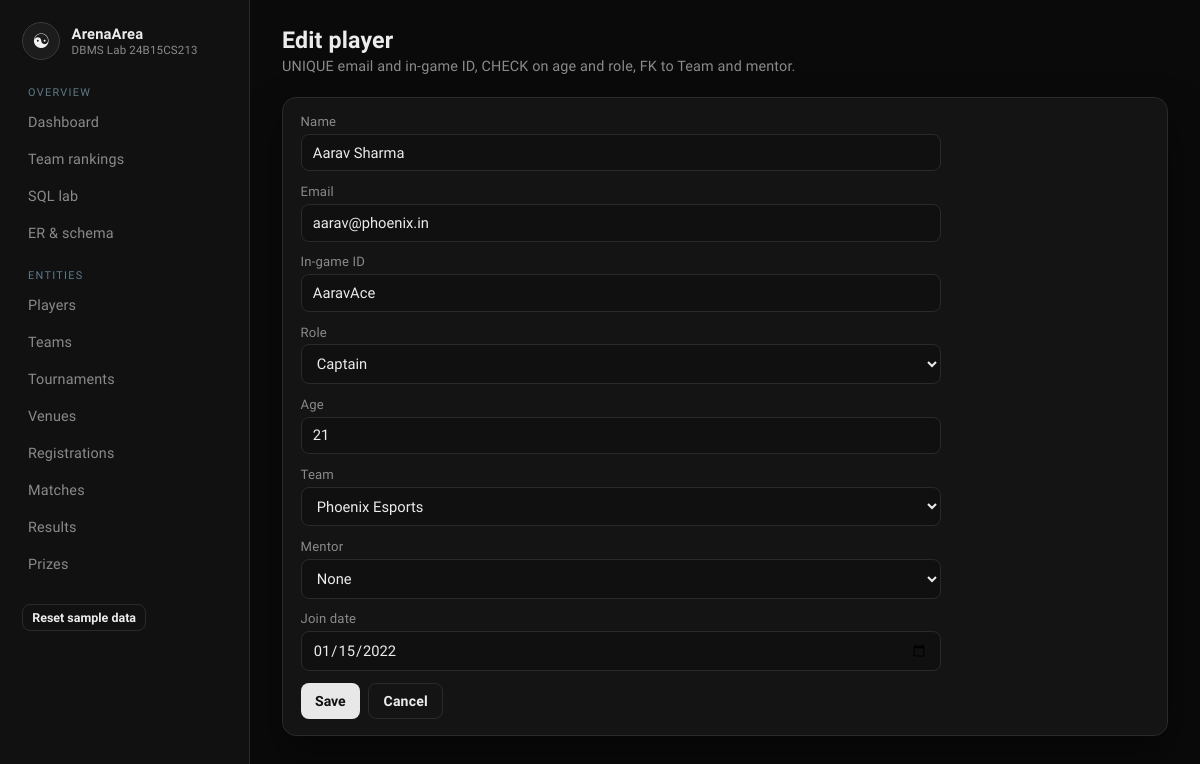
Page /players/1/edit on the committed database.
### tables this page shows
CREATE TABLE Player (
    player_id   INTEGER PRIMARY KEY AUTOINCREMENT,
    player_name TEXT    NOT NULL,
    email       TEXT    NOT NULL UNIQUE,
    ingame_id   TEXT    NOT NULL UNIQUE,
    role        TEXT    NOT NULL CHECK (role IN ('Captain', 'Member', 'Substitute')),
    age         INTEGER NOT NULL CHECK (age BETWEEN 13 AND 60),
    team_id     INTEGER NOT NULL,
    mentor_id   INTEGER,
    join_date   TEXT    NOT NULL,
    FOREIGN KEY (team_id)   REFERENCES Team(team_id)   ON DELETE RESTRICT,
    FOREIGN KEY (mentor_id) REFERENCES Player(player_id) ON DELETE SET NULL
);

CREATE TABLE Team (
    team_id      INTEGER PRIMARY KEY AUTOINCREMENT,
    team_name    TEXT    NOT NULL UNIQUE,
    coach_name   TEXT    NOT NULL,
    founded_year INTEGER NOT NULL CHECK (founded_year BETWEEN 2000 AND 2100),
    status       TEXT    NOT NULL DEFAULT 'Active'
                         CHECK (status IN ('Active', 'Inactive'))
);

### app.py (the view, shortened to what this page needs)
@app.route("/players/<int:player_id>/edit", methods=["GET", "POST"])
def player_edit(player_id):
    item = query("SELECT * FROM Player WHERE player_id = ?", (player_id,), one=True)
    if not item:
        flash("Player not found.", "err")
        return redirect(url_for("players_list"))
    return render_template(
        "player_form.html",
        item=item,
        teams=teams(),
        mentors=query(
            "SELECT player_id, player_name FROM Player WHERE player_id <> ? ORDER BY player_name",
            (player_id,),
        ),
    )

### app.py (called while the page is built)
def get_db():
    if "db" not in g:
        g.db = sqlite3.connect(DB_PATH)
        g.db.row_factory = sqlite3.Row
        g.db.execute("PRAGMA foreign_keys = ON")
    return g.db

def query(sql, args=(), one=False):
    cur = get_db().execute(sql, args)
    rows = cur.fetchall()
    cur.close()
    return (rows[0] if rows else None) if one else rows

def teams():
    return query("SELECT * FROM Team ORDER BY team_name")

### templates/player_form.html (shortened to what this page needs)
{% extends "base.html" %}
{% block content %}
<div class="topbar">
  <div>
    <h2>{{ 'Edit player' if item else 'Add player' }}</h2>
    <p>UNIQUE email and in-game ID, CHECK on age and role, FK to Team and mentor.</p>
  </div>
</div>
<div class="card">
<form class="stack" method="post">
  <label>Name <input name="player_name" required value="{{ item.player_name if item else '' }}"></label>
  <label>Email <input type="email" name="email" required value="{{ item.email if item else '' }}"></label>
  <label>In-game ID <input name="ingame_id" required value="{{ item.ingame_id if item else '' }}"></label>
  <label>Role
    <select name="role">
      {% for role in ['Captain','Member','Substitute'] %}
        <option value="{{ role }}" {% if item and item.role==role %}selected{% endif %}>{{ role }}</option>
      {% endfor %}
    </select>
  </label>
  <label>Age <input type="number" name="age" min="13" max="60" required value="{{ item.age if item else 18 }}"></label>
  <label>Team
    <select name="team_id" required>
      {% for t in teams %}
        <option value="{{ t.team_id }}" {% if item and item.team_id==t.team_id %}selected{% endif %}>{{ t.team_name }}</option>
      {% endfor %}
    </select>
  </label>
  <label>Mentor
    <select name="mentor_id">
      <option value="">None</option>
    </select>
  </label>
  <label>Join date <input type="date" name="join_date" required value="{{ item.join_date if item else '' }}"></label>
  <div class="actions">
    <button class="btn" type="submit">Save</button>
    <a class="btn ghost" href="{{ url_for('players_list') }}">Cancel</a>
  </div>
</form>
</div>
{% endblock %}

### static/style.css (style rules this page uses)
:root { --bg: #0a0a0a; --panel: #141414; --panel-2: #1a1a1a; --line: #2a2a2a; --text: #ececec; --muted: #8a8a8a; --mint: #cfcfcf; --mint-dim: #3a3a3a; --coral: #9a9a9a; --gold: #d0d0d0; --blue: #b8b8b8; --shadow: 0 18px 40px rgba(0, 0, 0, 0.45); }
* { box-sizing: border-box; }
html, body { margin: 0; min-height: 100%; }
body { font-family: "Sora", sans-serif; background: var(--bg); color: var(--text); letter-spacing: 0.01em; }
a { color: var(--mint); text-decoration: none; }
.topbar { display: flex; justify-content: space-between; align-items: flex-start; gap: 1rem; margin-bottom: 1.4rem; }
.topbar h2 { margin: 0 0 0.25rem; font-size: 1.45rem; }
.topbar p { margin: 0; color: var(--muted); font-size: 0.9rem; }
.actions { display: flex; gap: 0.5rem; flex-wrap: wrap; }
.btn, button.btn, input[type="submit"] { border: 0; background: #e8e8e8; color: #111; font-weight: 600; padding: 0.55rem 0.9rem; border-radius: 8px; cursor: pointer; font-family: inherit; font-size: 0.88rem; }
.btn.ghost, button.ghost { background: transparent; color: var(--text); border: 1px solid var(--line); }
.card { background: var(--panel); border: 1px solid var(--line); border-radius: 14px; padding: 1rem 1.1rem; box-shadow: var(--shadow); }
form.stack { display: grid; gap: 0.8rem; max-width: 640px; }
label { display: grid; gap: 0.3rem; font-size: 0.82rem; color: var(--muted); }
input, select, textarea { background: #101010; border: 1px solid var(--line); color: var(--text); border-radius: 8px; padding: 0.55rem 0.7rem; font-family: inherit; font-size: 0.92rem; }

### rows in the picture
Player: player_name "Aarav Sharma", email "aarav@phoenix.in", ingame_id "AaravAce", role "Captain", age "21", team_id "Phoenix Esports", join_date "01/15/2022"

### other values in the picture
{{ 'Edit player' if item else 'Add player' }} "Edit player"
